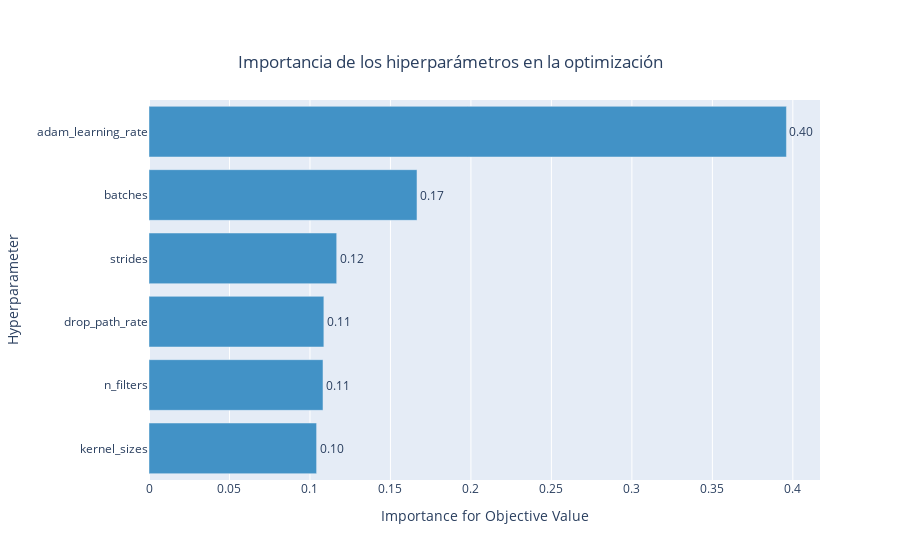

The cell this chart's notebook holds for it:
### Markdown cell above
# Graficas obetenidas de la optimización

### Code cell
# import plotly.io as pio
fig = optuna.visualization.plot_param_importances(study_GRU)
# pio.write_image(fig, 'nombre_del_archivo.png')
config = {
  'toImageButtonOptions': {
    'format': 'png', # one of png, svg, jpeg, webp
    'filename': 'custom_image',
    'height': 500,
    'width': 1000,
    'scale':4 # Multiply title/legend/axis/canvas sizes by this factor
  }
}
fig.update_layout(title={
                    'text':"Importancia de los hiperparámetros en la optimización",
                    'x':0.5, #Centrar el título horizontalmente
                    'y':0.90, #Posicionar el título en la parte superior
                    'xanchor': 'center',
                    'yanchor': 'top'})
fig.show( config=config)

### Figure 1 — Plotly figure (JSON) as saved in the notebook; plotly's stock layout.template omitted (floating-point values rounded to 4 significant figures)
{"data": [{"cliponaxis": false, "hovertemplate": ["kernel_sizes (CategoricalDistribution): 0.10412389066307266<extra></extra>", "n_filters (IntDistribution): 0.10809697326470463<extra></extra>", "drop_path_rate (FloatDistribution): 0.10864086390538782<extra></extra>", "strides (IntDistribution): 0.11660717832811879<extra></extra>", "batches (IntDistribution): 0.16649844880869422<extra></extra>", "adam_learning_rate (FloatDistribution): 0.3960326450300219<extra></extra>"], "marker": {"color": "rgb(66,146,198)"}, "orientation": "h", "text": ["0.10", "0.11", "0.11", "0.12", "0.17", "0.40"], "textposition": "outside", "type": "bar", "x": [0.1041, 0.1081, 0.1086, 0.1166, 0.1665, 0.396], "y": ["kernel_sizes", "n_filters", "drop_path_rate", "strides", "batches", "adam_learning_rate"]}], "layout": {"showlegend": false, "title": {"text": "Importancia de los hiperparámetros en la optimización", "x": 0.5, "xanchor": "center", "y": 0.9, "yanchor": "top"}, "xaxis": {"title": {"text": "Importance for Objective Value"}}, "yaxis": {"title": {"text": "Hyperparameter"}}}}
